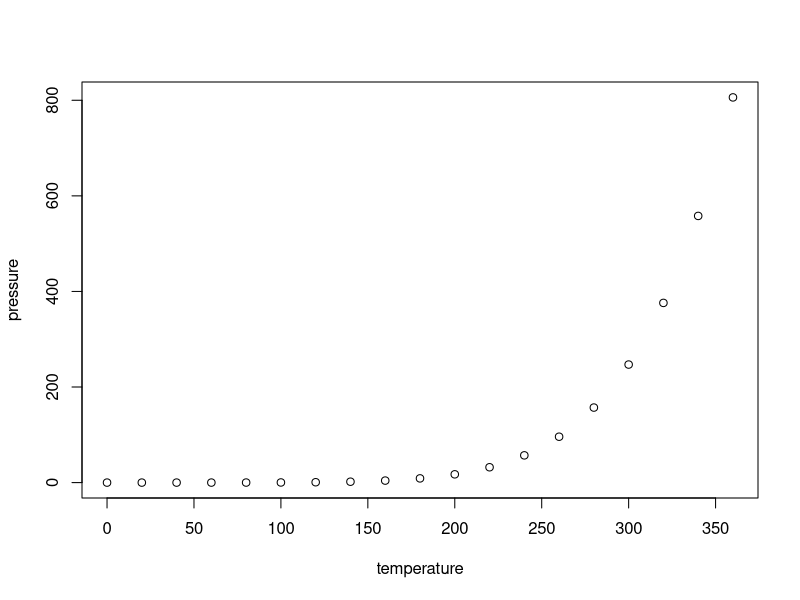
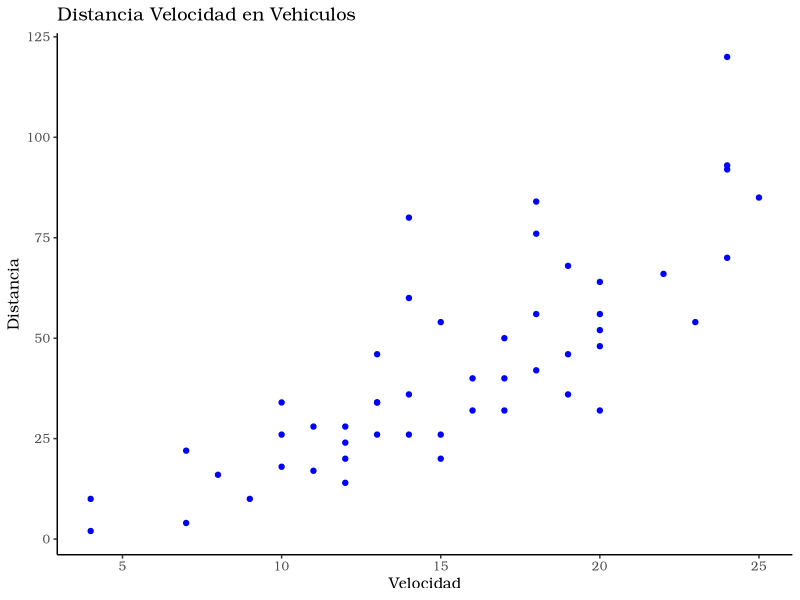

The R source for these figures, in order:
## ---- chunk 1
knitr::opts_chunk$set(echo = TRUE)
## ---- chunk 2
summary(cars)
## ---- chunk 3
plot(pressure)
## ---- chunk 4
install.packages("ggplot2")
install.packages("dplyr")
library(ggplot2)
library(dplyr)


df = cars

df %>%
  ggplot(mapping = aes(x = speed, y = dist)) +
  geom_point(col = "blue") +
  labs(title = "Distancia Velocidad en Vehiculos",
       x = "Velocidad",
       y = "Distancia") +
  theme(panel.background = element_blank(),
        axis.line = element_line(size = .5), text = element_text(family = 'bookman'))
